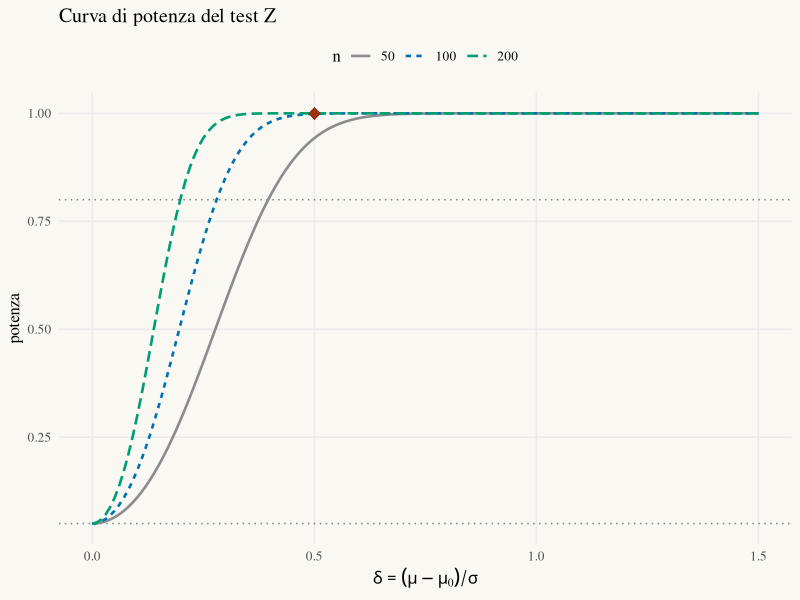

The R source for this figure:
# ───────────────────────────────────────────────────────────────
# StatAtlas · Lab 09 — Test Z bilaterale: livello e potenza
# Con R ≥ 4.1 e lo stesso seed si ottengono le stesse statistiche di StatAtlas.
# ───────────────────────────────────────────────────────────────
library(tidyverse)

set.seed(2026)
n <- 100; B <- 1000; alpha <- 0.05; delta <- 0.5   # effetto in unità di σ (σ = 1, μ₀ = 0)
z_crit <- qnorm(1 - alpha / 2)
rifiuta <- function(z) abs(z) > z_crit

# Per n >= 10000 la statistica Z normale e simulata esattamente da N(0,1)
# e N(delta * sqrt(n), 1), senza generare il campione completo.
sim <- tibble(replica = seq_len(B)) |>
  mutate(z = map(replica, \(r) if (n >= 10000) {
    c(z0 = rnorm(1), z1 = rnorm(1) + delta * sqrt(n))
  } else {
    c(z0 = sqrt(n) * mean(rnorm(n, 0, 1)),
      z1 = sqrt(n) * mean(rnorm(n, delta, 1)))
  })) |>
  unnest_wider(z)

potenza_teorica <- function(d, n) pnorm(-z_crit + d * sqrt(n)) + pnorm(-z_crit - d * sqrt(n))
sim |> summarise(errore_I = mean(rifiuta(z0)), potenza = mean(rifiuta(z1))) |>
  mutate(alpha = alpha, potenza_teorica = potenza_teorica(delta, n))

# n per potenza 80% (approssimato: trascura la coda opposta)
ceiling(((z_crit + qnorm(0.8)) / delta)^2)

theme_statatlas <- function(base_size = 12) {
  theme_minimal(base_size = base_size, base_family = "serif") +
    theme(panel.grid.minor = element_blank(), legend.position = "top",
          plot.background = element_rect(fill = "#FAF8F3", colour = NA))
}

# Curve di potenza per n/2, n, 2n
expand_grid(d = seq(0, 1.5, by = 0.01), n_ = c(max(2, round(n / 2)), n, 2 * n)) |>
  mutate(potenza = potenza_teorica(d, n_), n_ = factor(n_)) |>
  ggplot(aes(d, potenza, colour = n_, linetype = n_)) +
  geom_hline(yintercept = c(alpha, 0.8), linetype = "dotted", colour = "grey50") +
  geom_line(linewidth = 0.9) +
  annotate("point", x = delta, y = mean(rifiuta(sim$z1)), shape = 18, size = 4, colour = "#9A3412") +
  scale_colour_manual(values = c("grey55", "#0072B2", "#009E73")) +
  labs(title = "Curva di potenza del test Z", x = expression(delta == (mu - mu[0]) / sigma), y = "potenza", colour = "n", linetype = "n") +
  theme_statatlas()
